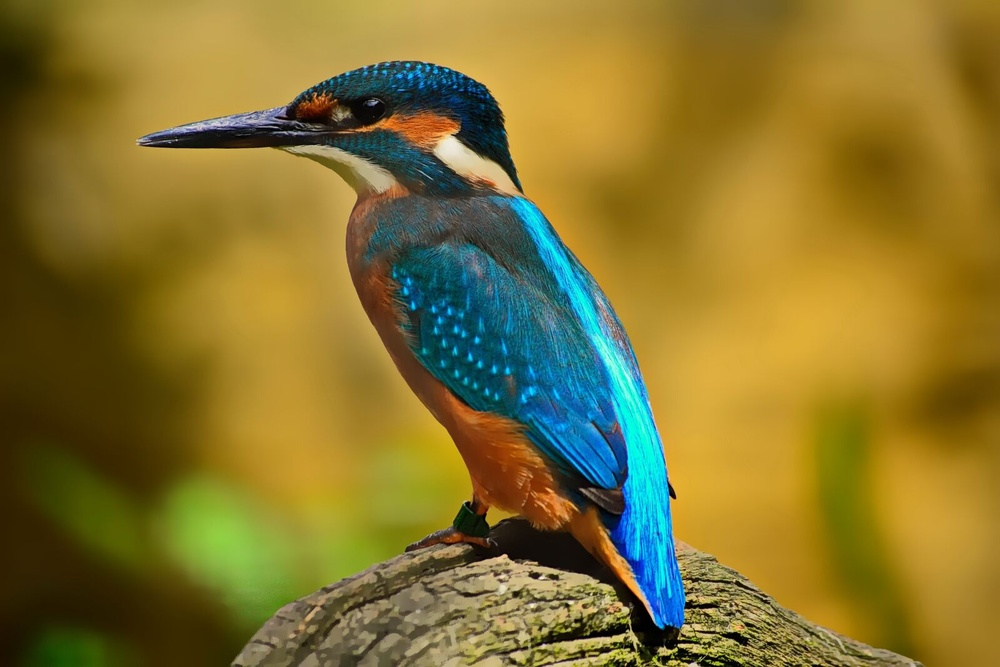
//> input picture RQ3-exp/lena.jpg, 1000 x 667 px, shrunk from 1600 x 1067 before the run
$ ./openCV_parallel_for   (built with g++ and OpenCV 4)
//> lines starting //> are read from the running program, lines starting //| are printed output that depends on the picture
#include <iostream>
#include <opencv2/core.hpp>
#include <opencv2/imgcodecs.hpp>
#include <opencv2/imgproc.hpp>
#include <opencv2/highgui.hpp>
#include <opencv2/core/parallel/parallel_backend.hpp>

#define PARALLEL_FOR_LAMBDA

using namespace std;
using namespace cv;

namespace
{
//! [convolution-sequential]
void conv_seq(Mat src, Mat &dst, Mat kernel)
{
    //![convolution-make-borders]
    int rows = src.rows, cols = src.cols;
    dst = Mat(rows, cols, src.type());

    // Taking care of edge values
    // Make border = kernel.rows / 2;

    int sz = kernel.rows / 2;
    copyMakeBorder(src, src, sz, sz, sz, sz, BORDER_REPLICATE);
    //![convolution-make-borders]

    //! [convolution-kernel-loop]
    for (int i = 0; i < rows; i++)
    {
        uchar *dptr = dst.ptr(i);
        for (int j = 0; j < cols; j++)
        {
            double value = 0;

            for (int k = -sz; k <= sz; k++)
            {
                // slightly faster results when we create a ptr due to more efficient memory access.
                uchar *sptr = src.ptr(i + sz + k);
                for (int l = -sz; l <= sz; l++)
                {
                    value += kernel.ptr<double>(k + sz)[l + sz] * sptr[j + sz + l];
                }
            }
            dptr[j] = saturate_cast<uchar>(value);
        }
    }
    //! [convolution-kernel-loop]
}
//! [convolution-sequential]

#ifdef PARALLEL_FOR_LAMBDA

void conv_parallel(Mat src, Mat &dst, Mat kernel)
{

    int rows = src.rows, cols = src.cols;

    dst = Mat(rows, cols, CV_8UC1, Scalar(0));

    // Taking care of edge values
    // Make border = kernel.rows / 2;

    int sz = kernel.rows / 2;
    copyMakeBorder(src, src, sz, sz, sz, sz, BORDER_REPLICATE);

    //! [convolution-parallel-cxx11]
    parallel_for_(Range(0, rows * cols), [&](const Range &range)
                    {
                        for (int r = range.start; r < range.end; r++)
                        {
                            int i = r / cols, j = r % cols;

                            double value = 0;
                            for (int k = -sz; k <= sz; k++)
                            {
                                uchar *sptr = src.ptr(i + sz + k);
                                for (int l = -sz; l <= sz; l++)
                                {
                                    value += kernel.ptr<double>(k + sz)[l + sz] * sptr[j + sz + l];
                                }
                            }
                            dst.ptr(i)[j] = saturate_cast<uchar>(value);
                        }
                    });
    //! [convolution-parallel-cxx11]
}

void conv_parallel_row_split(Mat src, Mat &dst, Mat kernel)
{
    int rows = src.rows, cols = src.cols;

    dst = Mat(rows, cols, CV_8UC1, Scalar(0));

    // Taking care of edge values
    // Make border = kernel.rows / 2;

    int sz = kernel.rows / 2;
    copyMakeBorder(src, src, sz, sz, sz, sz, BORDER_REPLICATE);

    //! [convolution-parallel-cxx11-row-split]
    parallel_for_(Range(0, rows), [&](const Range &range)
                    {
                        for (int i = range.start; i < range.end; i++)
                        {

                            uchar *dptr = dst.ptr(i);
                            for (int j = 0; j < cols; j++)
                            {
                                double value = 0;
                                for (int k = -sz; k <= sz; k++)
                                {
                                    uchar *sptr = src.ptr(i + sz + k);
                                    for (int l = -sz; l <= sz; l++)
                                    {
                                        value += kernel.ptr<double>(k + sz)[l + sz] * sptr[j + sz + l];
                                    }
                                }
                                dptr[j] = saturate_cast<uchar>(value);
                            }
                        }
                    });
    //! [convolution-parallel-cxx11-row-split]
}


#endif // PARALLEL_FOR_LAMBDA

static void help(char *progName)
{
    cout << endl
            << " This program shows how to use the OpenCV parallel_for_ function and \n"
            << " compares the performance of the sequential and parallel implementations for a \n"
            << " convolution operation\n"
            << " Usage:\n "
            << progName << " [image_path -- default lena.jpg] " << endl
            << endl;
}
}

int main(int argc, char *argv[])
{
    // Verify which backend is actually active
    // cout << "Attempted to set custom backend. OpenCV is now using parallel backend: "
    //      << (cv::currentParallelFramework() ? cv::currentParallelFramework() : "None (Sequential or unknown)")
    //      << endl;
    // cout << "Number of threads in custom backend: " << std_thread_backend->getNumThreads() << endl;

    help(argv[0]);
    const char *filepath = argc >= 2 ? argv[1] : "lena.jpg";

    Mat src, dst, kernel;
    src = imread(filepath, IMREAD_GRAYSCALE);
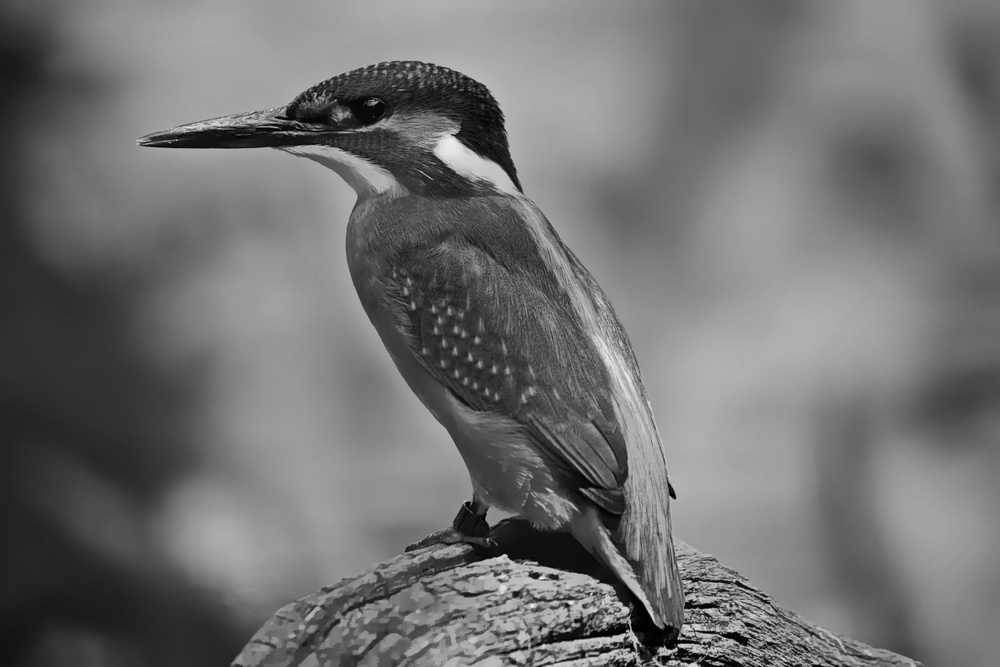
//> src: 667 rows x 1000 cols, CV_8UC1; min 0, max 240, mean 113

    if (src.empty())
    {
        cerr << "Can't open [" << filepath << "]" << endl;
        return EXIT_FAILURE;
    }
    namedWindow("Input", 1);
    namedWindow("Output1", 1);
    namedWindow("Output2", 1);
    namedWindow("Output3", 1);
    imshow("Input", src);

    kernel = (Mat_<double>(3, 3) << 1, 0, -1,
              1, 0, -1,
              1, 0, -1);

    /*
    Uncomment the kernels you want to use or write your own kernels to test out
    performance.
    */

    /*
    kernel = (Mat_<double>(5, 5) <<   1, 1, 1, 1, 1,
                                      1, 1, 1, 1, 1,
                                      1, 1, 1, 1, 1,
                                      1, 1, 1, 1, 1,
                                      1, 1, 1, 1, 1);
    kernel /= 100;
    */

    /*
    kernel = (Mat_<double>(3, 3) <<  1,  1,  1,
                                     0,  0,  0,
                                    -1, -1, -1);

    */

    double t = (double)getTickCount();

    conv_seq(src, dst, kernel);
//> after the loop in conv_seq, `for (int i = 0; i < rows; i++)`:
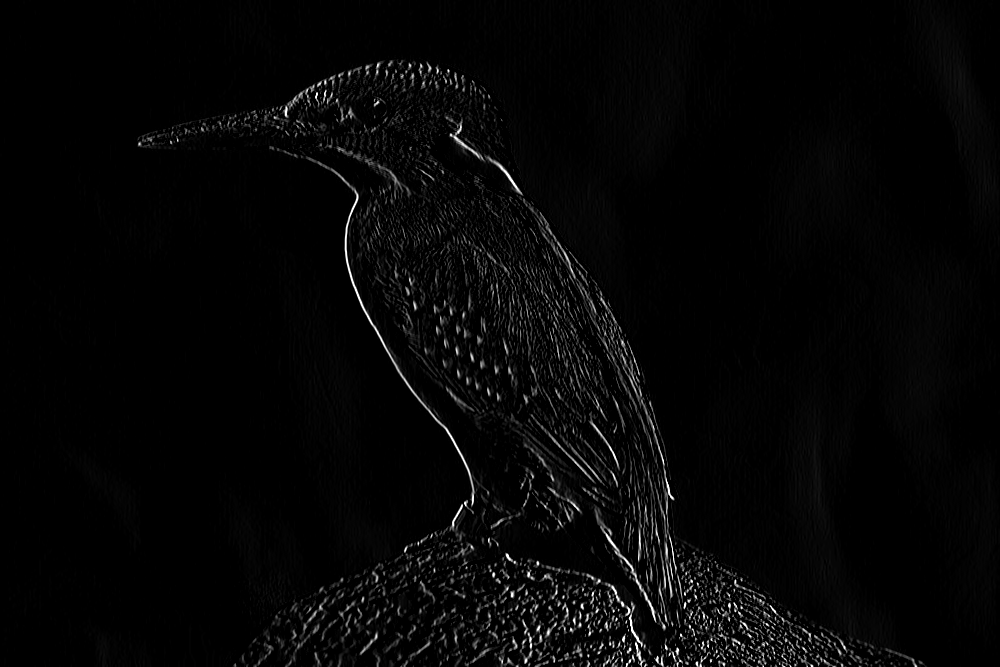
//> dst: 667 rows x 1000 cols, CV_8UC1; min 0, max 255, mean 6

    t = ((double)getTickCount() - t) / getTickFrequency();
    cout << " Sequential implementation: " << t << "s" << endl;

    imshow("Output1", dst);
    waitKey(0);

    t = (double)getTickCount();

    conv_parallel(src, dst, kernel);

    t = ((double)getTickCount() - t) / getTickFrequency();
    cout << " Parallel Implementation: " << t << "s" << endl;

    imshow("Output2", dst);
    waitKey(0);

    t = (double)getTickCount();

    conv_parallel_row_split(src, dst, kernel);

    t = ((double)getTickCount() - t) / getTickFrequency();
    cout << " Parallel Implementation(Row Split): " << t << "s" << endl
         << endl;

    imshow("Output3", dst);
    waitKey(0);

    // imwrite("src.png", src);
    // imwrite("dst.png", dst);

    return 0;
}
